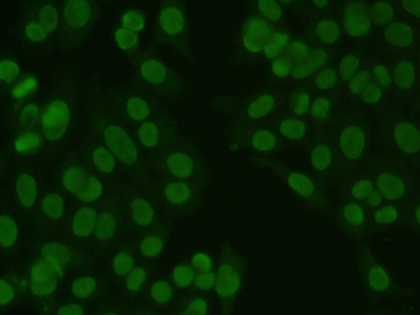
%> input picture CourseWork/Work1/Summative_assignment1_solution/implementation/part3/cells.png, 420 x 315 px, shrunk from 1235 x 925 before the run
$ octave summative1_part3.m   (GNU Octave 9; MATLAB toolbox functions it lacks are replaced by stand-ins)
%> lines starting %> are read from the running program, lines starting %| are printed output that depends on the picture; in (x1, y1, x2, y2) boxes, pixels count from 0 and x2, y2 are one past the last pixel; in counts of white or black regions, pixels touching at a corner belong together; the program's own positions count from 1
%% Cell Question 3
% cells.png and Ecoli.png are both needed
% Please run code one section at a time.
clear all
close all
clc
%% ALL CV and RV students. Q 3.1 to 3.3
clear all
close all
clc

%3.1 - Segmentation using the default OTSU method
Image = imread('cells.png');
%> Image is the input picture: size 315x420x3 uint8; mean R, G, B 5.4, 32, 1

figure()
imshow(Image)
title('Orignal image Cells')

%%%GAUSSIAN SMOOTHING OPTION
%sigma = 2; %sigma value in gaussian filter
%Image = imgaussfilt(Image,sigma); %apply Gaussaing smoothing to image
%%% Uncomment above two lines to perform gaussian smoothing
Image_gray = rgb2gray(Image); %getting the image into grayscale, since graythresh requires images in grayscale.
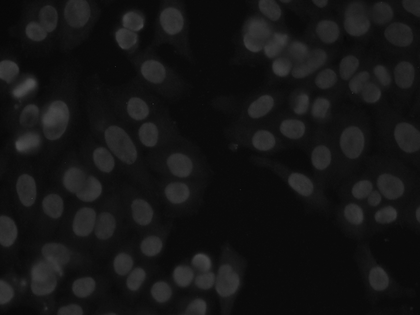
%> Image_gray: size 315x420 uint8; min 7, max 78, mean 20.5
figure()
imshow(Image_gray)
title('Grayscale image Cells')

OTSU_Threshold = graythresh(Image_gray); %this calculates a threshold, using OTSU's method
%> OTSU_Threshold = 0.106


Binary_Image_OTSU = imbinarize(Image_gray,OTSU_Threshold); % converts the image to a binary image using the threshold (i.e Above threshold OR below threshold)
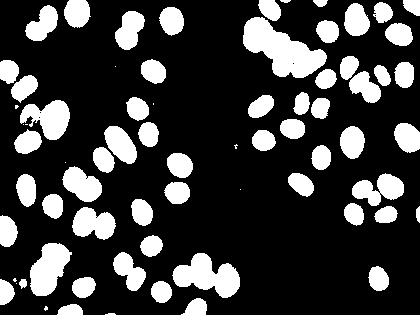
%> Binary_Image_OTSU: size 315x420 logical; 23.8% white; 71 white regions (12 under 20 px), largest, box (x1, y1, x2, y2) and area: (243, 17, 327, 78) 2673, (172, 253, 240, 298) 1760, (30, 243, 72, 296) 1432
figure()
imshow(Binary_Image_OTSU) %displaying the binary image
title('Binary Image of the Cells')


BW = edge(Binary_Image_OTSU) ; %returns a binary image BW containing 1s where the function finds edges in the input image I and 0s elsewhere. By default, edge uses the Sobel edge detection method.
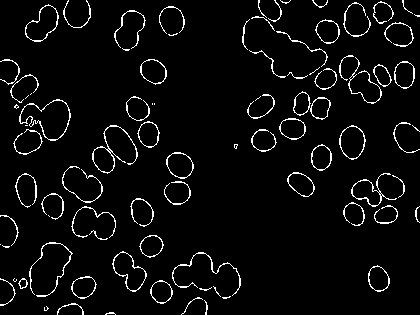
%> BW: size 315x420 logical; 4.6% white in thin lines or dots
figure()
imshow(BW)
title('Binary Edges of the Cells')


BWdfill = imfill(Binary_Image_OTSU, 'holes'); %filling holes of the binary image
%> BWdfill: size 315x420 logical; 23.8% white; 71 white regions (12 under 20 px), largest, box (x1, y1, x2, y2) and area: (243, 17, 327, 78) 2674, (172, 253, 240, 298) 1760, (30, 243, 72, 296) 1432
figure, imshow(BWdfill); %displaying image
title('binary image with filled holes');


%% 3.2
%Superimpose labels on orignal image
labelBW = bwlabel(BW); %create labels of edges
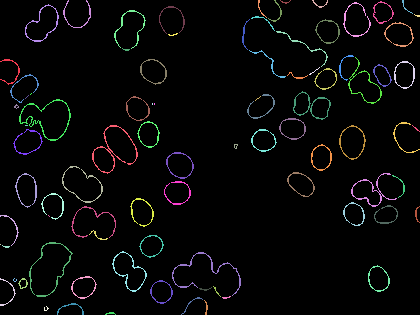
%> labelBW: size 315x420 double; 88 distinct labels, from 0 to 87; one colour per label, 0 black

figure()
imshow(Image)
hold on
himage = imshow(labelBW);
himage.AlphaData = 0.5;
title('Cell Labels Superimposed Transparently on Original Image')
%> figure, not shown here; its title reads 'Cell Labels Superimposed Transparently on Original Image'
hold off

% Cell outlines Overlay
figure()
[B,L] = bwboundaries(BWdfill,'noholes');
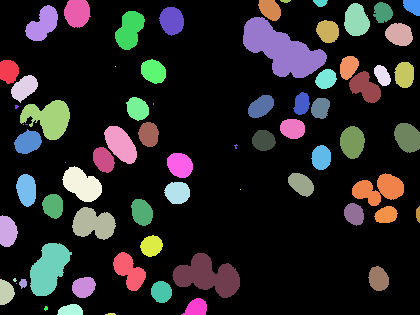
%> L: size 315x420 double; 72 distinct labels, from 0 to 71; one colour per label, 0 black
%> B = 71 boundaries; largest, box (x1, y1, x2, y2) and points: (243, 17, 327, 78) 221, (172, 253, 240, 298) 191, (20, 100, 70, 140) 165, (352, 173, 404, 206) 158, (30, 243, 72, 296) 143
imshow(label2rgb(L, @jet, [.5 .5 .5]))
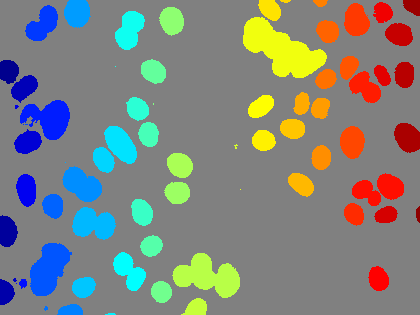
%> displayed picture: size 315x420x3, on the screen's scale of 0 to 255; mean R, G, B 127.5, 131.4, 125.7
%title('OTSU segementation of cells, two sigma Gaussian filter')
title('OTSU segementation of cells, no filter')
hold on
for k = 1:length(B)
   boundary = B{k};
   plot(boundary(:,2), boundary(:,1), 'w', 'LineWidth', 2)
end
%> this loop made 71 passes
%> boundary on passes 9, 12, 14, 21, 29, 36, 43: [284 17; 284 17], [125 24; 125 24], [125 26; 125 27; 125 28; 125 27; 125 26], [163 66; 163 66], [67 116; 67 116], [104 154; 105 154; 104 154], [190 241; 190 241]
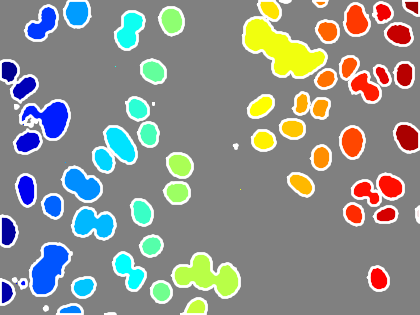
%> figure redrawn from the program's plot data; its title reads 'OTSU segementation of cells, no filter'

figure()
%> (the run ends here)
